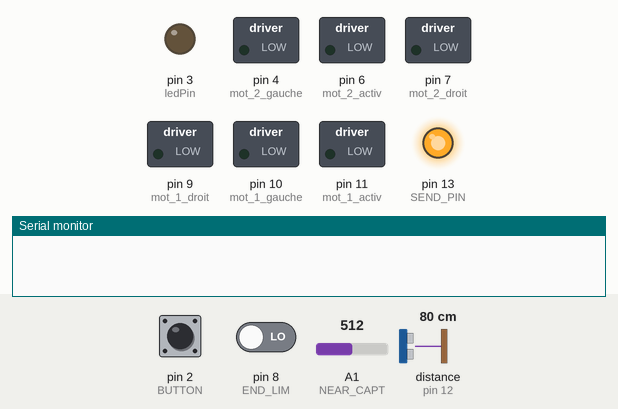
Simulated run of this sketch. Board: Arduino Uno, built with avr-gcc and run on an emulated ATmega328P. Parts: switched loads named in the sketch (green lamp = pin HIGH), output pins drawn as LEDs (lit = HIGH), the last lines printed to the serial monitor. Dashed ring = blinking. The test bench sets the inputs (shaded band); at power-on: pin 2 (BUTTON) HIGH, A1 (NEAR_CAPT) = 512, pin 8 (END_LIM) LOW, distance to the obstacle (sensor on pin 12) 80 cm. The echo pulse lasts 58.3 µs per cm.

Above: at 1.2 s.
1.3 s: pin 2 (BUTTON) pulled LOW for 0.15 s
At 2.1 s:
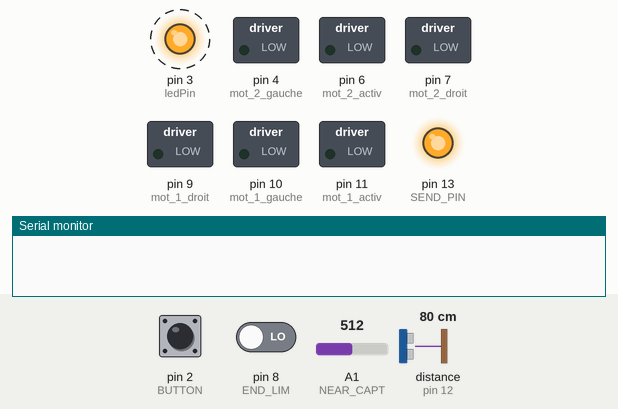
4.4 s: A1 (NEAR_CAPT) set to 991
7.4 s: A1 (NEAR_CAPT) set to 1018
At 9.8 s:
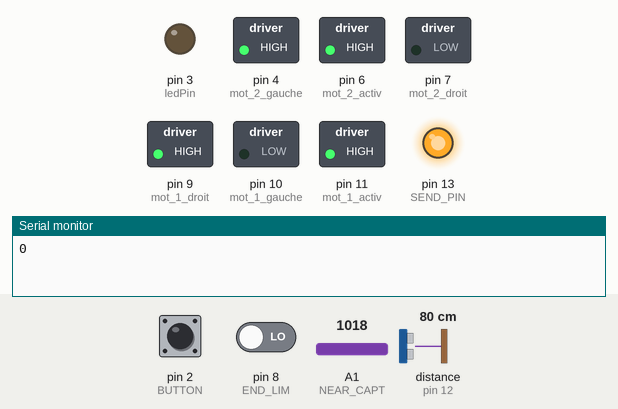
10.1 s: pin 8 (END_LIM) driven HIGH
At 11.4 s:
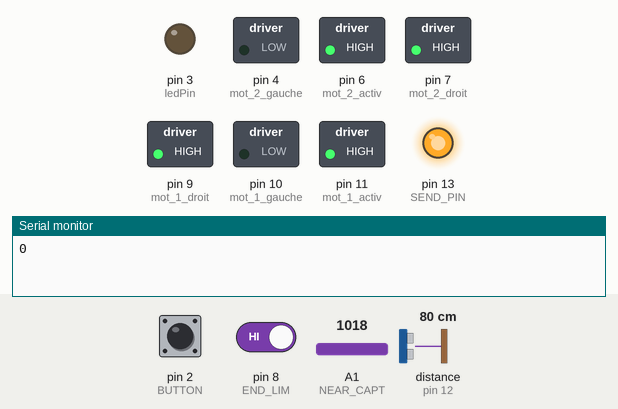
11.8 s: pin 8 (END_LIM) driven LOW
At 12.9 s:
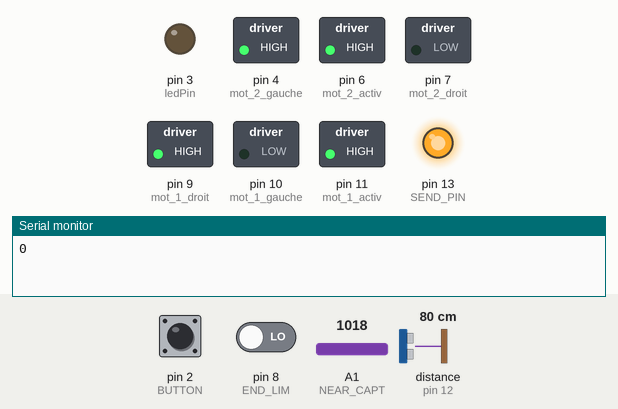
13.8 s: A1 (NEAR_CAPT) set to 990
At 14.3 s:
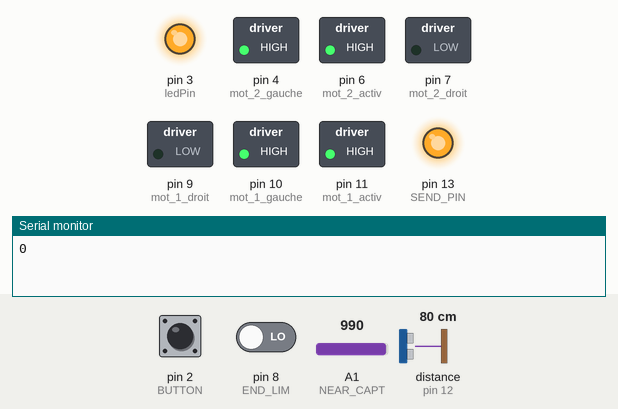
Timing chart, 0 to 16.5 s (numbered marks = the images above; inputs shaded):
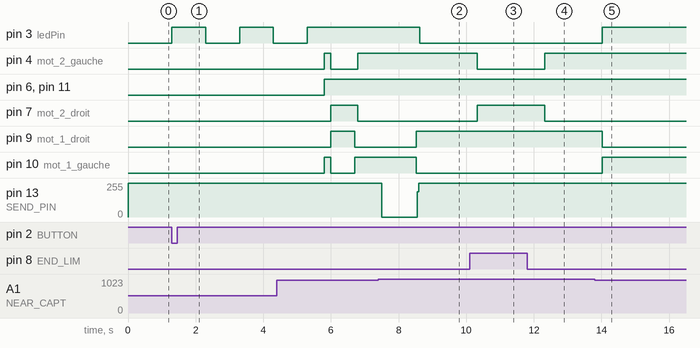

Measured:
- the behaviour switches between 999 and 1000 on A1 (NEAR_CAPT) (found by bisection; images 1 and 2)
- after the input at 1.3 s, pin 3 (ledPin): alternates HIGH for 1.0 s and LOW for 1.0 s, starting at once
- after the input at 7.4 s, pin 3 (ledPin): HIGH → LOW after 1.2 s; pin 9 (mot_1_droit): LOW → HIGH after 1.1 s; pin 10 (mot_1_gauche): HIGH → LOW after 1.1 s; pin 13 (SEND_PIN): 255/255 → 0/255 after 0.10 s, → 255/255 1.1 s later
- after the input at 10.1 s, pin 4 (mot_2_gauche): HIGH → LOW after 0.22 s; pin 7 (mot_2_droit): LOW → HIGH after 0.22 s
- after the input at 11.8 s, pin 4 (mot_2_gauche): LOW → HIGH after 0.52 s; pin 7 (mot_2_droit): HIGH → LOW after 0.52 s
- after the input at 13.8 s, pin 3 (ledPin), pin 10 (mot_1_gauche): LOW → HIGH after 0.23 s; pin 9 (mot_1_droit): HIGH → LOW after 0.23 s

The sketch:

Rikishi.ino
```cpp
#include <Arduino.h>
#include <MsTimer2.h>
#include "Rikishi.h"

int move_speed = 100, rotate_speed = 100, started = 0, was_detected = 0;

/* Fonction qui attend 5 seconde
 * avec blink de la led
 * return: void
 */
void wait5()
{
    for(int i=0; i<2; i++) {
        digitalWrite(ledPin, HIGH);
        delay(1000);
        digitalWrite(ledPin, LOW);
        delay(1000);
    }
    digitalWrite(ledPin, HIGH);
    delay(500);
    return;
}

/* Fonction qui fait avancer
 * le robot a une vitesse donnée
 * en % et un sens
 * return: void
 */
void move_(int speed_per_cent, uint8_t sens)
{
    int speed = map(speed_per_cent, 0, 100, 0, 255);

    //Active les 2 moteurs
    analogWrite(mot_1_activ, speed);
    analogWrite(mot_2_activ, speed);

    digitalWrite(mot_1_droit, sens);
    digitalWrite(mot_1_gauche, !sens);

    digitalWrite(mot_2_droit, sens);
    digitalWrite(mot_2_gauche, !sens);
}

/* Fonction qui fait tourner le robot
 * dans un sens et avec une vitesse
 * return: void
 */
void tourne(int speed_per_cent, uint8_t sens) {

    int speed = map(speed_per_cent, 0, 100, 0, 255);

    if(sens == LEFT) {
        digitalWrite(mot_1_droit, 1);
        digitalWrite(mot_1_gauche, 0);

        digitalWrite(mot_2_droit, 0);
        digitalWrite(mot_2_gauche, 1);
    } else {
        digitalWrite(mot_1_droit, 0);
        digitalWrite(mot_1_gauche, 1);

        digitalWrite(mot_2_droit, 1);
        digitalWrite(mot_2_gauche, 0);
    }

    //Active les 2 moteurs
    analogWrite(mot_1_activ, speed);
    analogWrite(mot_2_activ, speed);
}

/* Fonction qui stoppe le robot
 * return: void
 */
void stop(){
    move_(0, RECULE);
}

/* Fonction qui lit les
 * 3 capteurs (fin plateau, pelle, et ultrason)
 * return: void
 */
void read_capts(){
    if(started) {
        if(digitalRead(END_LIM) == HIGH) {
            detected = 0;
            end_detected = 1;
        } else if (analogRead(NEAR_CAPT) < 1000) {
            detected = 1;
            end_detected = 0;
        } else {
            digitalWrite(SEND_PIN, LOW);
            read_echo = pulseIn(READ_PIN, HIGH);
            if(read_echo / 58 < detect_min) {
                detected = 1;
                Serial.println(read_echo / 58);
            } else
                detected = 0;
            digitalWrite(SEND_PIN, HIGH);
            end_detected = 0;
        }
    }
}

/*setup des pins */
void setup() {

    MsTimer2::set(250, read_capts);
    MsTimer2::start();

    Serial.begin(9600);

    pinMode(BUTTON, INPUT_PULLUP);
    pinMode(NEAR_CAPT, INPUT);
    pinMode(READ_PIN, INPUT);
    pinMode(END_LIM, INPUT);

    pinMode(ledPin, OUTPUT);
    pinMode(mot_1_activ, OUTPUT);
    pinMode(mot_1_droit, OUTPUT);
    pinMode(mot_1_gauche, OUTPUT);
    pinMode(mot_2_activ, OUTPUT);
    pinMode(mot_2_droit, OUTPUT);
    pinMode(mot_2_gauche, OUTPUT);

    pinMode(SEND_PIN, OUTPUT);

    digitalWrite(SEND_PIN, HIGH);

}

/* boucle sur une machine d'état */
void loop() {

    switch(current_state) {
        case INIT:
            if(digitalRead(BUTTON) == LOW)
                next_state = START;
            break;

        case START:
            wait5();
            move_(move_speed, AVANCE);
            delay(200);
            move_(move_speed, RECULE);
            delay(700);
            next_state = SEARCH;
            started = 1;
            break;

        case SEARCH:
            if(end_detected)
                next_state = END_OF_LIMIT;
            else if(detected)
                next_state = ATTACK;
            else {
                if(was_detected) {
                    tourne(rotate_speed, LEFT);
                    delay(100);
                } else {
                    tourne(rotate_speed, RIGHT);
                    delay(100);
                }
                digitalWrite(ledPin, LOW);
            }
            break;

        case ATTACK:
            if(detected) {
                move_(move_speed, AVANCE);
                digitalWrite(ledPin, HIGH);
                delay(500);
            } else if (end_detected)
                next_state = END_OF_LIMIT;
            else {
                next_state = SEARCH;
                if(was_detected)
                    was_detected = 0;
                else
                    was_detected = 1;
            }
            break;

        case END_OF_LIMIT:
            if(end_detected) {
                move_(move_speed, RECULE);
                delay(1000);
            }
            else
                next_state = SEARCH;
            break;
    }

    last_state = current_state;
    current_state = next_state;
}
```

Rikishi.h
```cpp
#ifndef RIKISHI_H_INCLUDED
#define RIKISHI_H_INCLUDED

#include <Arduino.h>

/* défintion pour la machine d'état*/
uint8_t current_state, last_state, next_state;
#define INIT 0
#define START 1
#define SEARCH 2
#define ATTACK 3
#define END_OF_LIMIT 4
#define END 5

/* définition
 * des pins
 */

// Capteur ir contact = A1 pour desactiver la fonction finplateau
#define SEND_PIN 13
#define READ_PIN 12
long read_echo;
const uint8_t detect_min = 50; // distance de detection en cm

//capteur sur la pelle
#define NEAR_CAPT A1

#define ledPin 3  /* anode led verte démarrage D3*/
#define mot_1_activ 11  /* Moteur 1 Droit*/
#define mot_2_activ 6 /* Moteur 2*/
#define mot_1_gauche 10 /* Moteur 1*/
#define mot_1_droit 9  /* Moteur 1*/
#define mot_2_gauche 4 /* Moteur 2/Gauche*/
#define mot_2_droit 7 /* Moteur 2/Gauche*/

#define BUTTON 2  /* commute marche arriere*/

#define END_LIM 8//detecteur fin plateau

// sens de rotation
#define RIGHT 1
#define LEFT 2
//sens de direction
#define AVANCE 0
#define RECULE 1

//variable global qui indique si détecté et si on est au bout du plateau
uint8_t detected = 0;
uint8_t end_detected = 0;

/* prologue des fonctions */
void wait5();
void avance(uint8_t);
void tourne(uint8_t, uint8_t);
void stop();
void read_capts();

#endif // RIKISHI_H_INCLUDED
```
